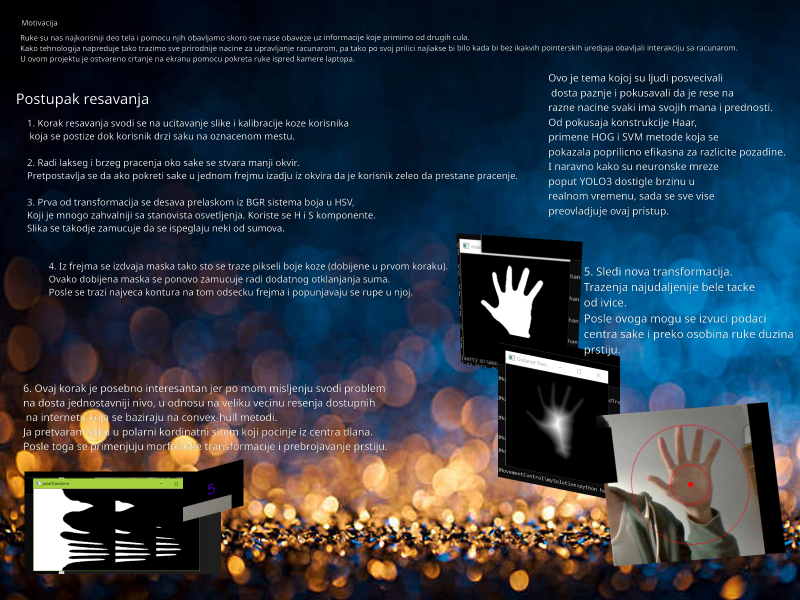
#> input picture Soft.png, 1600 x 1200 px, given in place of the camera (shown at 1/2 size)
$ python HandTrackerPointer.py   (older library calls are emulated)
#> lines starting #> are read from the running program, lines starting #| are printed output that depends on the picture; after the words box and inside, x2 and y2 are one past the last pixel; in counts of white or black regions, pixels touching at a corner belong together
import numpy as np
import cv2
import os
from datetime import datetime
from pynput.mouse import Button, Controller

# za kontrolu misa
mouse = Controller()

# inicijalizacija kamere
cap = cv2.VideoCapture(0)

# ucitavanje haar cascade za lice
face_cascade = cv2.CascadeClassifier('haarcascade_frontalface_default.xml')

# faza 0 dok se ne odredi koza - faza 1 pracenje
faze = 0
# timer za prelazak iz faza
last_detected = datetime.now()
# promenljiva koja pamti poslednju detekciju / detekcija se ne menja dok se bar ne drzi 0.2 sekunde
old_detection = 0
new_detection = 0

# inicijalna pozicija sa koje se uzima boja koze i odakle krece pracenje oko nje se formira
handCenter = (500, 225)
palm_radius_history = []  # not implemented
avg_color_history = []  #implemented

# da li da doda racunanje maske preko histograma
hist = False
hist_mask = []

# funkcija za vracanje tacke na pocetak
def reset_to_start():
    return [(500,225), 0]

# inicijalizacija table za crtanje
board = np.zeros((480,640,3), np.uint8)

# dimenzija okvira od centra tacke u kojoj se ocekuje da bude ruka
radius3pola = 125
def surroundFrame(point, dist):
    w_r = (point[0]+dist,640)[point[0]+dist>640]
    w_l = (point[0]-dist,0)[point[0]-dist<0]
    h_t = (point[1]+dist,480)[point[1]+dist>480]
    h_b = (point[1]-dist,0)[point[1]-dist<0]
    return {'x':w_l, 'xw':w_r, 'y':h_b, 'yh':h_t}

# funkcija za racunanje srednje boje oko zadate tacke
def calculateSkin(frame):
    point = tuple(int(x/2) for x in frame.shape[:2])
    surr_frame = surroundFrame(point, 20)
    hsvtarget = frame[surr_frame['y']:surr_frame['yh'], surr_frame['x']:surr_frame['xw']]
    hsvtarget[hsvtarget>170] = 0
    avg_color = [np.mean(hsvtarget[:,:,0]), np.mean(hsvtarget[:,:,1])]
    # print(avg_color)

    # racunanje histograma na osnovu boje centra sake
    if hist:
        roihist = cv2.calcHist([hsvtarget],[0, 1], None, [180, 256], [0, 180, 0, 256] )
        cv2.normalize(roihist,roihist,0,255,cv2.NORM_MINMAX)
        hist_tresh = cv2.calcBackProject([frame],[0,1],roihist,[0,180,0,256],1)
        _, hist_tresh = cv2.threshold(hist_tresh, 10, 255, cv2.THRESH_BINARY)
        cv2.imshow("hist tresh", hist_tresh)
        return avg_color, hist_tresh

    return avg_color, []

while(True):
    # ucitavanje frejma i njegovo okretanje
    ret, frame = cap.read()
#> frame is the input picture: shape (1200, 1600, 3); mean B, G, R 67.3, 56.2, 46.2
    frame = cv2.flip(frame, 1)
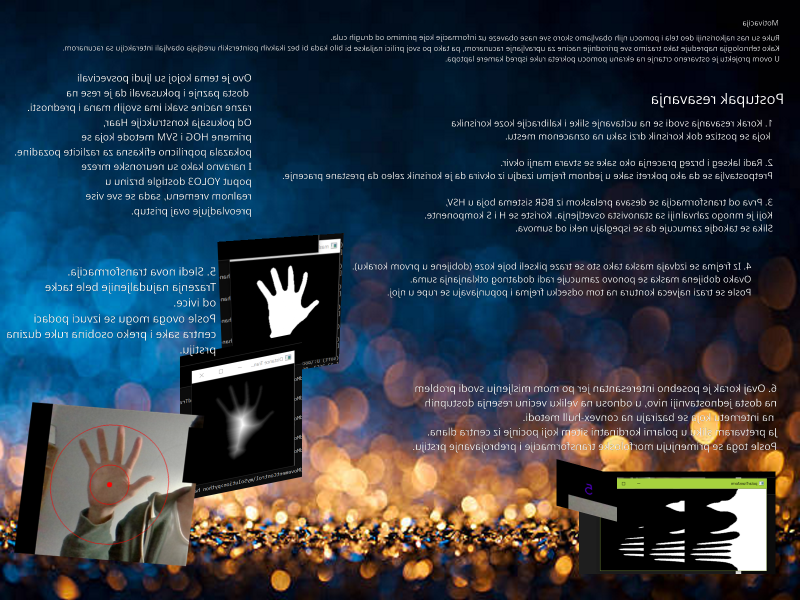
#> frame: shape (1200, 1600, 3) (shown at 1/2 size); mean B, G, R 67.3, 56.2, 46.2

    # uklanjanje lica
    faces = face_cascade.detectMultiScale(frame, 1.3, 5)
#> faces = ()
    for (x,y,w,h) in faces:
        frame[y:y+h, x:x+w] = 0
#> this loop made 0 passes

    # lokalizacija sake
    surr_frame = surroundFrame(handCenter, radius3pola)
    frameCroped = frame[surr_frame['y']:surr_frame['yh'], surr_frame['x']:surr_frame['xw']]
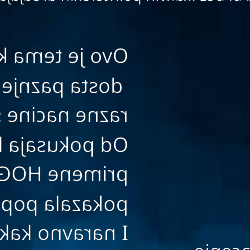
#> frameCroped: shape (250, 250, 3); mean B, G, R 67.5, 42.4, 12.8

    # blurujemo pocetnu sliku da bi izgubili neke sumove i pretvorimo je u hsv
    blure = cv2.medianBlur(frameCroped, 15)
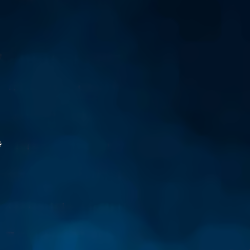
#> blure: shape (250, 250, 3); mean B, G, R 59.6, 32.7, 0.4
    blure = cv2.medianBlur(blure,7)

    edges = cv2.Canny(blure,25,75)
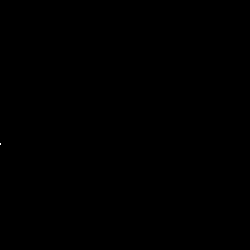
#> edges: shape (250, 250); 0% white in thin lines or dots, all inside (x1, y1, x2, y2) = (0, 143, 1, 145)
    kernel = np.zeros((3, 3), np.uint8)
    kernel[2, :] = 1
    edges = cv2.dilate(edges, kernel, iterations=2)
#> edges: shape (250, 250); 0.01% white in thin lines or dots, all inside (x1, y1, x2, y2) = (0, 141, 3, 143)
    cv2.imshow('edges', edges)

    # pretvorimo blurovanu sliku u HSV
    hsv = cv2.cvtColor(blure, cv2.COLOR_BGR2HSV)
#> hsv: shape (250, 250, 3); mean H, S, V 103.9, 253.4, 59.6

    # iscrtavamo centar ruke / mesto odakle krece aplikacija
    cv2.circle(frame,handCenter,5,[0,0,255],-1)
#> frame: shape (1200, 1600, 3); under 0.01% of pixels changed, all inside (x1, y1, x2, y2) = (495, 220, 506, 231)
    avg_color, hist_mask = calculateSkin(hsv)
#> in calculateSkin, `hsvtarget = frame[surr_frame['y']:surr_frame['yh'], surr_frame['x']:su..`: hsvtarget: shape (40, 40, 3); mean H, S, V 103.8, 254.6, 60.1
#> in calculateSkin, `hsvtarget[hsvtarget>170] = 0`: hsvtarget: shape (40, 40, 3); mean H, S, V 103.8, 0, 60.1
#> in calculateSkin, `avg_color = [np.mean(hsvtarget[:,:,0]), np.mean(hsvtarget[:,:,1])]`: avg_color = [103.8, 0]
#> avg_color = [103.8, 0]; hist_mask = []
#> hsv: shape (250, 250, 3); mean H, S, V 103.9, 246.9, 59.6

    # ako je ukljuceno crtanje proveri da li je stara boja koze slicna onoj oko nove tacke ako nije doslo je do skoka
    if faze == 1 or faze == 2:
        diff = abs(avg_color_history[0]-avg_color[0])
        if diff > 20 and diff < 160:
            print(avg_color)
            print(avg_color_history)
            handCenter, faze = reset_to_start()
    avg_color_history = avg_color
#> avg_color_history = [103.8, 0]

    # pravimo masku na osnovu uzorka boje koze
    lower_skin = np.array([0,avg_color[1]-20,70])
#> lower_skin = [0, -20, 70]
    upper_skin = np.array([avg_color[0]+5,avg_color[1]+20,255])
#> upper_skin = [108.8, 20, 255]
    mask1 = cv2.inRange(hsv, lower_skin, upper_skin)
#> mask1: shape (250, 250); every value is 0

    bug_lower = np.array([175,avg_color[1]-20,70])
#> bug_lower = [175, -20, 70]
    bug_upper = np.array([180,avg_color[1]+100,255])
#> bug_upper = [180, 100, 255]
    mask2 = cv2.inRange(hsv, bug_lower, bug_upper)

    mask = mask1 + mask2
    cv2.imshow('mask', mask)
    if len(hist_mask)!=0 and hist:
        mask = mask + hist_mask
        # cv2.imshow('mask1', mask)
    mask = cv2.medianBlur(mask, 7)
    cv2.imshow("maska2", mask)

    # trazi se najveca kontura u maski
    # ndajena kontura se uzima bez hijerarhije tako da ako su kojim slucajevima postojale
    # rupe unutar povrsine sake one ce biti popunjene
    # bitno zato sto distanceTransform je jako osetljiv na rupe unutar objekata
    # vracena nova maska sa najvecom konturom i bez rupa
    img, contours, hierarchy = cv2.findContours(mask, cv2.RETR_EXTERNAL, cv2.CHAIN_APPROX_SIMPLE)
#> contours = []
    if len(contours) == 0:
        handCenter, faze = reset_to_start()
        continue
    cntsSorted = sorted(contours, key=lambda x: -cv2.contourArea(x))
    mask = np.zeros(mask.shape, np.uint8)
    cv2.drawContours(mask, [cntsSorted[0]], -1, (255,255,255), -1)
    _, mask = cv2.threshold(mask, 200, 255, cv2.THRESH_BINARY)

    # trazi se najdublja tacka u konturi (tacka najudaljenija od ivica konture)
    # ta tacka se nalazi u centru dlana po morfologiji ruke
    dist = cv2.distanceTransform(mask, cv2.DIST_L2, 3)
    minV, maxV, minL, maxL = cv2.minMaxLoc(np.asarray(dist))
    cv2.normalize(dist, dist, 0, 1.0, cv2.NORM_MINMAX)

    # posto je pronadjena tacka centra dlana prelazimo u polarni kordinatni sistem
    # takodje deo gde se nalazi zglob i nadlaktica izbacimo, to jeste prvih 140 stepeni (odokativno)
    # sve u svemu nasa maska zapravo uzima podatke od -20 do 200 stepeni prvobitne polarno transformisane maske
    # slika se takodje skrati na pola da bi se izbacila potpuno dlan
    polar_img = cv2.linearPolar(mask, maxL, int(3*maxV), cv2.INTER_LINEAR+cv2.WARP_FILL_OUTLIERS)
    cv2.imshow('polar_img', polar_img)
    polar_img = polar_img[100:, :]
    cv2.imshow('polar_img_cut', polar_img)

    polar_widened = np.zeros([polar_img.shape[0]*2,polar_img.shape[1]])
    polar_widened[0::2] = polar_img
    polar_widened[1::2] = polar_img
    # polar_widened[2::3] = polar_img
    cv2.imshow('widend', polar_widened)
    kernel = np.zeros((1, polar_img.shape[1]), np.uint8)

    # vrsi se erozija da se prodube udubljenja izmedju prstiju, i da se odvoje prsti ako su bili spojeni
    kernel = np.zeros((7, 7), np.uint8)
    kernel[ 3, 3:] = 1

    x_shortend = polar_img.shape[1] - 75
    polar_img[:,:x_shortend] = cv2.erode(polar_img[:, :x_shortend], kernel, iterations=35)
    cv2.imshow('polar_img_cut_erode', polar_img)

    x_shortend = polar_img.shape[1] - 75
    polar_widened[:,:x_shortend] = cv2.erode(polar_widened[:, :x_shortend], kernel, iterations=40)
    cv2.imshow('polar_img_cut_erodefkjdfbdasf', polar_widened)

    fingers = polar_widened.sum(axis=1)
    fingers = np.ma.make_mask(fingers)
    polar_widened[fingers, :] = 1
    cv2.imshow('random', polar_widened)

    # traze se konture u maski i broje se, koliko kontura toliko prstiju na osnovu toga se menja boja
    _, contours, hierarchy = cv2.findContours(polar_img[:,20:100], cv2.RETR_LIST, cv2.CHAIN_APPROX_SIMPLE)
    number_of_fingers = len(contours)

    # app
    if faze == 0 and number_of_fingers != 4 and number_of_fingers != 5:
        cv2.putText(frame, str(number_of_fingers), (600,50), cv2.FONT_HERSHEY_SIMPLEX, 0.7, (255,0,105), 1, cv2.LINE_AA)
        cv2.putText(frame, "Put 4 or 5 fingers hold for 2 sec to start.", (10,50), cv2.FONT_HERSHEY_SIMPLEX, 0.7, (255,0,105), 1, cv2.LINE_AA)
        last_detected = datetime.now()
    elif faze == 0 and number_of_fingers == 4:
        cv2.putText(frame, str((datetime.now() - last_detected).total_seconds()), (10,50), cv2.FONT_HERSHEY_SIMPLEX, 0.7, (255,0,105), 1, cv2.LINE_AA)
        if (datetime.now() - last_detected).total_seconds() > 2:
            faze = 1
            new_detection = 4
            old_detection = 4
    elif faze == 0 and number_of_fingers == 5:
        cv2.putText(frame, str((datetime.now() - last_detected).total_seconds()), (10,50), cv2.FONT_HERSHEY_SIMPLEX, 0.7, (255,0,105), 1, cv2.LINE_AA)
        if (datetime.now() - last_detected).total_seconds() > 2:
            faze = 2
            new_detection = 5
            old_detection = 5
    elif faze == 1 or faze == 2:
        # pozicija centra sake u odnosu na isceni deo kamere se se preracunava na poziciju na celoj kameri
        center_position = (surr_frame['x']+maxL[0], surr_frame['y']+maxL[1])

        # deo koji sprecava nagle skokove zbog suma, ako dodje do ostavi tacku gde jeste i proveri da li u njenoj okolini ima boje koze (to se radi gore)
        if abs(handCenter[0]-center_position[0]) <= 30 and abs(handCenter[1]-center_position[1]) <= 30:
            # deo za upravljanje misem
            if new_detection == 5 and faze == 2:
                mx = -(handCenter[0]-center_position[0])
                # mx = (((mx - (-30)) * (130 - (-130))) / (30 - (-30))) + (-130)
                my = -(handCenter[1]-center_position[1])
                # my = (((my - (-30)) * (130 - (-130))) / (30 - (-30))) + (-130)
                mouse.move(mx, my)
            if new_detection == 2 and old_detection != 2:
                mouse.click(Button.left, 2)
            handCenter = center_position

        # iscrtavanja krugova oko sake
        cv2.putText(frame, "Crtas sa 5 prstiju - crta se centrom dlana.", (10,50), cv2.FONT_HERSHEY_SIMPLEX, 0.7, (255,0,105), 1, cv2.LINE_AA)
        cv2.putText(frame, str(new_detection), (600,50), cv2.FONT_HERSHEY_SIMPLEX, 0.7, (255,0,105), 1, cv2.LINE_AA)
        cv2.circle(frame,center_position,5,[0,255,0],-1)
        cv2.circle(frame,center_position,int(maxV),[0,255,0],1)
        cv2.circle(frame,center_position,int(3*maxV),[0,255,0],1)
        if new_detection == 5:
            cv2.circle(board,handCenter,5,[100,100,100],-1)

        if new_detection == 0:
            board = np.zeros((480,640,3), np.uint8)

        if number_of_fingers != old_detection:
            old_detection = number_of_fingers
            last_detected = datetime.now()

        if number_of_fingers != new_detection and (datetime.now() - last_detected).total_seconds() > 0.2:
            new_detection = number_of_fingers


    # cv2.imshow('frame',frame)
    cv2.imshow('together',np.hstack((frame,board)))
    blure_hsv = np.hstack((blure,hsv))
    cv2.imshow('blure_hsv',blure_hsv)
    mask_dist = np.hstack((mask,dist))
    cv2.imshow('mask_dist',mask_dist)
    key = cv2.waitKey(10) & 0b11111111
    if key == ord('q'):
        break
    elif key == ord('h'):
        if hist:
            hist = False
        else:
            hist = True

cap.release()
cv2.destroyAllWindows()
